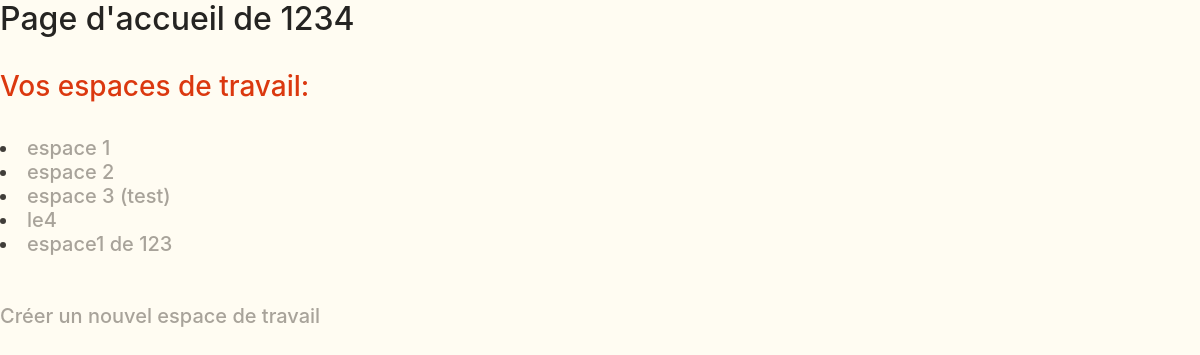
The app's page /accueil/1234/, older data.
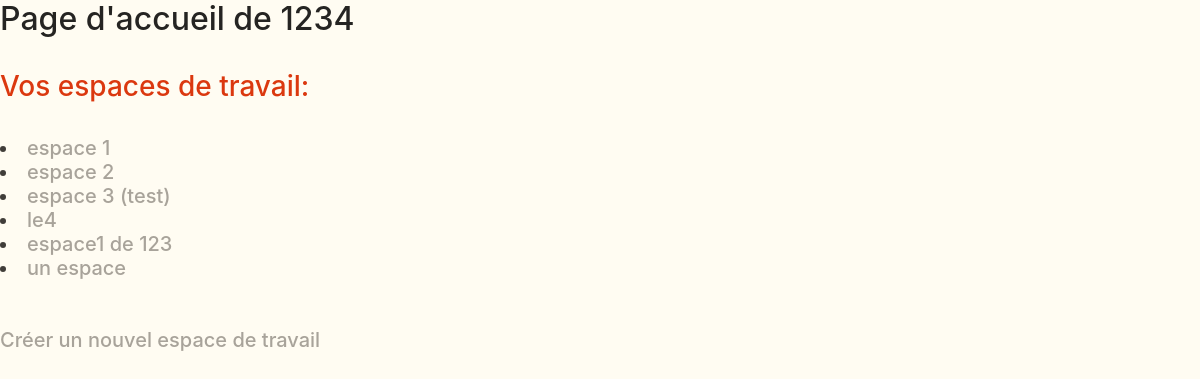
The same page, newer data.
### recommandation/models.py (models this page shows)
class Utilisateur(models.Model):
    id = models.CharField(max_length=100, primary_key=True)
    admin_bool = models.IntegerField(default=0, blank=True, null=True)
    ids_espaces = models.JSONField(default=list, blank=True, null=True)
    class Meta:
        managed = False
        db_table = 'Utilisateur'

class Espace(models.Model):
    id_espace = models.AutoField(primary_key=True)
    nom_espace = models.TextField()
    acts_ponct = models.JSONField(default=list, blank=True, null=True)
    outils_utilisés = models.JSONField(default=list, blank=True, null=True)
    outils_recommandés = models.JSONField(default=list, blank=True, null=True)
    class Meta:
        managed = False
        db_table = 'Espace'

### recommandation/views.py (the view)
# urls.py: path('accueil/<int:id>/', views.accueil_uti_view, name='Accueil utilisateur'),
def accueil_uti_view(request, id):
    utilisateur = Utilisateur.objects.get(id=id)
    if utilisateur.ids_espaces is not None:
        espaces = Espace.objects.filter(id_espace__in = utilisateur.ids_espaces)
    else:
        espaces = None
    context = { 'uti': utilisateur, 'esps': espaces }
    return render(request, 'utilisateur_accueil.html', context)

### templates/utilisateur_accueil.html (shortened to what this page needs)
{% extends 'base.html' %}
{% block titre %}
<head>
</head>
{% endblock %}
{% block content %}
<h2>Page d'accueil de {{ uti.id }}</h2>
<br />
<h3>Vos espaces de travail:</h3>
<br />
<h5> {% for esp in esps %}
<li><a href="/espace/{{ esp.id_espace }}/">{{ esp.nom_espace }}</a></li>
{% endfor %}
<br />
</br><a href="/create/{{uti.id}}/">Créer un nouvel espace de travail</a>
{% endblock %} </h5>

### templates/base.html (shortened to what this page needs)
{% load static %}
<!DOCTYPE html>
<html>
    <head>
        <link rel="stylesheet" href="https://cdn.jsdelivr.net/npm/bootstrap@4.5.3/dist/css/bootstrap.min.css">
        <link rel="stylesheet" type="text/css" href="{% static 'recommandation/style.css' %}">
        {% block titre %}{% endblock %}
    </head>
    <body>
        {% block content %}{% endblock %}
    </body>
</html>

### recommandation/static/recommandation/style.css (style rules this page uses)
body { background-color: #FFFCF2; }
h4, h3 { color: #db380f; }
h1, h2 { color: #252422; }
h5, p { color: #403D39; }
a { color: #a8a39a; }

Row changes from the older to the newer data that the page shows:
added Espace: nom_espace "un espace"
